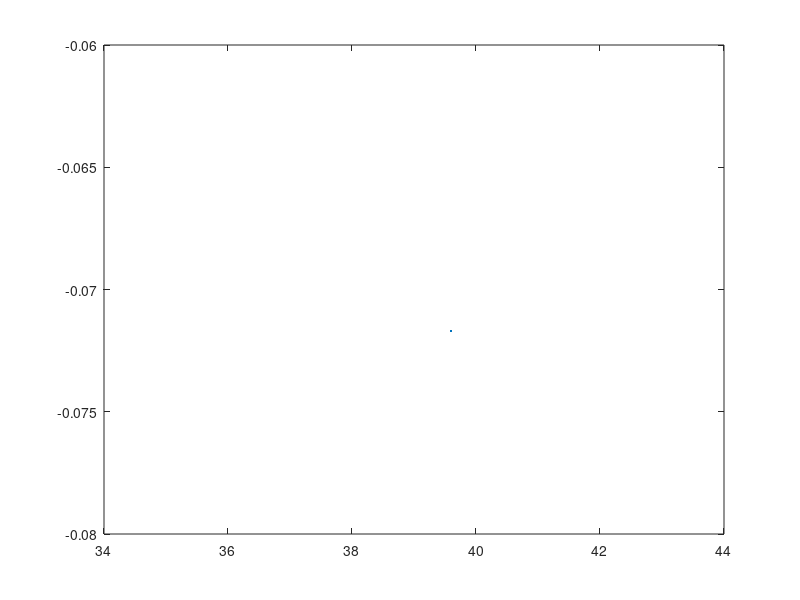

Recreate this plot in MATLAB.
clear
clc
close all
% longitudinal static stability

mac = 7.4; % aircraft mean aero chord
xcg = 39.6645; % aircraft cg
claw = 6.291; % wing lift curve slope
hlaw = 4.39; % tailplane lift curve slope
xacw = 39.6; % aero centre of wing
kf = 1.4; % some bullshit constant
lf = 77.82; % fuselage length
wf = 6.34; % fuselage width
sw = 482; % wing area
etah = 0.9; % tailplane efficiency
clah = 4.39; % tailplane lift curve slope
AR = 8.77; % wing aspect ratio
lam = 0.25; % wing taper ratio
w_twist= 3; %in degrees
b = 65; % wingspan
hh = 1.55; % vertical position of hstab
xach = 72.1; % aero centre of hstab
lh = xach-xacw; % distance between wing c/4 and hstab c/4
sweep = 26.6; % quarter chord sweep
sh = 40; % hstab area

Cmoairf= -0.131; %X-FOIL incompressible airfoil zero lift pitching moment
compressibility_factor_cruise= 1.350; %compressibility factor at cruise conditon
iw=0;
compressibility_factor_landing= 1.024;
compressibility_factor_takeoff= 1.017;
density_cruise= 0.38;
cruise_velocity= 254 ; 
S_w = 440; 
Cd= 0.0161; %cd at cruise conditions of aircraft
alpha_0_w= -4.8; %X-foil
% alpha_0_h= ; 

%%%%%%%%%%%%%%%%%%%%%%%%%%cruise
deda_cruise = (4.44 * ((1 ./ AR - 1 / (1 + AR ^ 1.7))...
    * ((10 - 3 * lam) / 7) * (1 - hh / b) ./...
    (2 * lh / b) .^ (1 / 3) * ...
    (cosd(sweep) .^ 0.5)) .^ 1.19) .* compressibility_factor_cruise; %downwash derivative

cmaf = kf * lf * wf ^ 2 / (mac * sw); % fuselage pitching moment

xnp = mac .* ((claw .* xacw ./ mac - cmaf + etah .* clah .* ...
    (1 - deda_cruise) .* sh ./ sw .* xach ./ mac) ...
    ./ (claw + etah .* clah .* (1 - deda_cruise) .* sh ./ sw)); % neutral pt

kn = (xnp - xcg) ./ mac % we want this to be ~ -7% (power off)

figure 
plot(xacw, kn)

kn_on = kn-0.02 ; %power on

%this must be negative to ensure longitudinal pitch stabilty
dcmcg_dalpha = (-claw.*(xacw - xcg)/mac + cmaf - etah*clah *(1- deda_cruise)*(sh/sw)*(xach/mac))/(claw + etah*clah*(1-deda_cruise)*(sh/sw));

% % trim analysis (clean (a/c))
% 
% CMow= (Cmoairf * (AR * cosd(sweep)^2 / (AR + 2* cosd(sweep))) -0.01* w_twist)*compressibility_factor_cruise ; %steady level flight
% q=  density_cruise* cruise_velocity^2 * 0.5;
% Thrust =q * S_w * Cd;
% 
% alpha= [-5: 1: 20];
% ih= [-3: 1: 15];
% 
% Clw= claw * (alpha + iw - alpha_0_w);
% C_L_h = hlaw *((alpha + iw - alpha_0_w)*(1- deda_cruise) + (ih-iw ) - alpha_0_h - alpha_0_w) + maybeelavator; 
% 
% Cmcg = -Clw * (xacw - xcg)/(mac) + CMow + 0 - etah*C_L_h* (sh/S_w) * ((xach -xcg)/mac ) + zt *Thrust/ (q*S_w*mac);

% %%%%%%%%%%%%%%%%%%%%%%%%%%takeoff
% deda_takeoff = (4.44 * ((1 / AR - 1 / (1 + AR ^ 1.7))...
%     * ((10 - 3 * lam) / 7) * (1 - hh / b) /...
%     (2 * lh / b) ^ (1 / 3) * ...
%     (cosd(sweep) ^ 0.5)) ^ 1.19) * compressibility_factor_takeoff; %downwash derivative
% 
% cmaf = kf * lf * wf ^ 2 / (mac * sw); % fuselage pitching moment
% 
% xnp = mac * ((claw * xacw / mac - cmaf + etah * clah * ...
%     (1 - deda_takeoff) * sh / sw * xach / mac) ...
%     / (claw + etah * clah * (1 - deda_takeoff) * sh / sw)); % neutral pt
% 
% kn = (xnp - xcg) / mac; % we want this to be ~7% (power off)
% 
% kn_on = kn-0.02 ; %power on
% 
% %this must be negative to ensure longitudinal pitch stabilty
% dcmcg_dalpha = (-claw*(xacw - xcg)/mac + cmaf - etah*clah *(1- deda_cruise)*(sh/sw)*(xach/mac))/(claw + etah*clah*(1-deda_cruise)*(sh/sw));
% 
% % trim analysis (clean (a/c))
% 
% CMow= (Cmoairf * (AR * cosd(sweep)^2 / (AR + 2* cosd(sweep))) -0.01* w_twist)*compressibility_factor ; %steady level flight
% q=  density_cruise* cruise_velocity^2 * 0.5;
% Thrust =q * S_w * Cd;
% 
% alpha= [-5: 1: 20];
% ih= [-3: 1: 15];
% 
% Clw= Clalphaw * (alpha + iw - alpha_0_w);
% C_L_h = C_L_alpha_h *((alpha + iw - alpha_0_w)*(1- deda_cruise) + (ih-iw ) - alpha_0_h - alpha_0_w) + maybeelavator; 
% 
% Cmcg = -Clw * (xacw - xcg)/(mac) + CMow + 0 - etah*C_L_h* (sh/S_w) * ((xach -xcg)/mac ) + zt *Thrust/ (q*S_w*mac);

